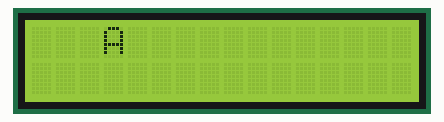
This program was run on a simulated Raspberry Pi (BCM pin numbers). On the bench: 16×2 character LCD. Library files of the repository ran but are not shown: PCF8574.py, Adafruit_LCD1602.py; what the program prints to the terminal is not drawn. At 0.1 s the program stops and its outputs stay as they are.

Above: at 0.2 s.

The program:

I2CLCD1602.py
```python
#!/usr/bin/env python3
########################################################################
# Filename    : I2CLCD1602.py
# Description : Use the LCD display data
# Author      : freenove
# modification: 2018/08/03
########################################################################
from PCF8574 import PCF8574_GPIO
from Adafruit_LCD1602 import Adafruit_CharLCD

from time import sleep, strftime
from datetime import datetime

def get_cpu_temp():     # get CPU temperature from file "/sys/class/thermal/thermal_zone0/temp"
    tmp = open('/sys/class/thermal/thermal_zone0/temp')
    cpu = tmp.read()
    tmp.close()
    return '{:.2f}'.format( float(cpu)/1000 ) + ' C'

def get_time_now():     # get system time
    return datetime.now().strftime('    %H:%M:%S')

def loop():
    print('----')
    mcp.output(3,1)     # turn on LCD backlight
    print('clear')
    lcd.clear()
    print('----')
    lcd.begin(16,2)     # set number of LCD lines and columns
    print('setCursor')
    lcd.setCursor(3,0)  # set cursor position
    print('----')
    lcd.message('A')
    #while(True):
    #    #lcd.clear()
    #    lcd.setCursor(0,0)  # set cursor position
    #    lcd.message( 'CPU: ' + get_cpu_temp()+'\n' )# display CPU temperature
    #    lcd.message( get_time_now() )   # display the time
    #    sleep(1)

def destroy():
    lcd.clear()

PCF8574_address = 0x27  # I2C address of the PCF8574 chip.
PCF8574A_address = 0x3F  # I2C address of the PCF8574A chip.
# Create PCF8574 GPIO adapter.
try:
    mcp = PCF8574_GPIO(PCF8574_address)
except:
    try:
        mcp = PCF8574_GPIO(PCF8574A_address)
    except:
        print ('I2C Address Error !')
        exit(1)
# Create LCD, passing in MCP GPIO adapter.
lcd = Adafruit_CharLCD(pin_rs=0, pin_e=2, pins_db=[4,5,6,7], GPIO=mcp)

if __name__ == '__main__':
    print ('Program is starting ... ')
    try:
        loop()
    except KeyboardInterrupt:
        destroy()
```
